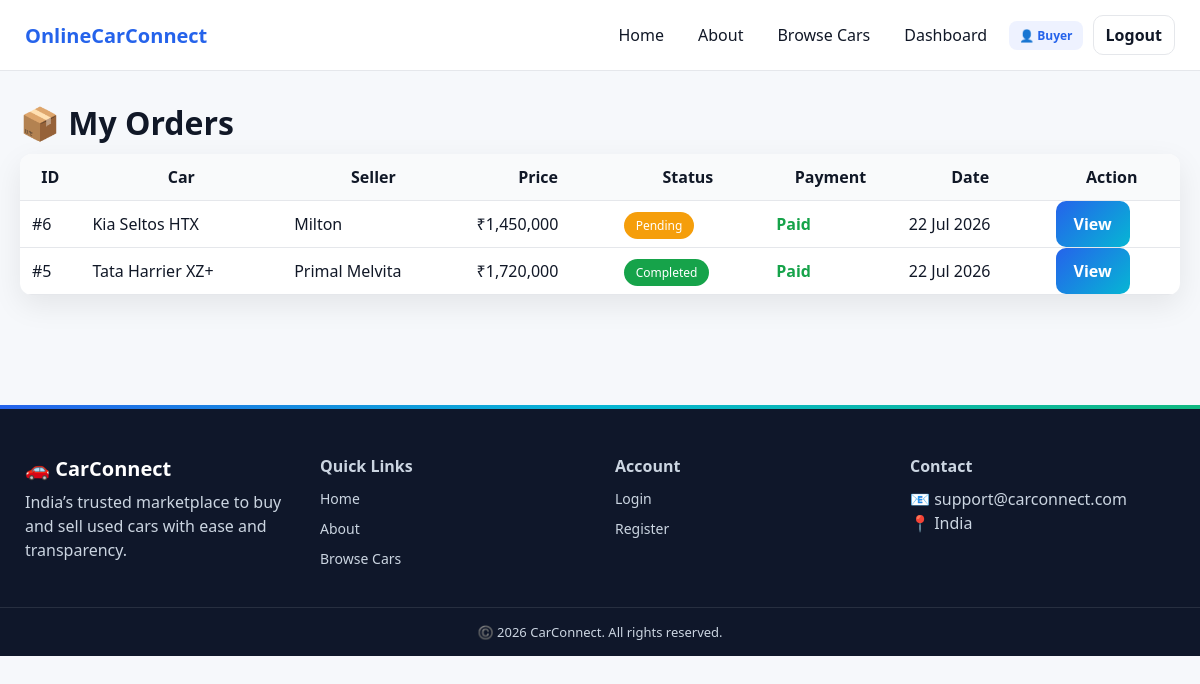
Page /buyer/order_history.php (signed in) on the committed database.
### tables this page shows
CREATE TABLE `orders` (
  `id` int(11) NOT NULL,
  `buyer_id` int(11) NOT NULL,
  `seller_id` int(11) NOT NULL,
  `car_id` int(11) NOT NULL,
  `total_price` decimal(12,2) NOT NULL,
  `order_status` enum('pending','completed','cancelled') DEFAULT 'pending',
  `created_at` timestamp NOT NULL DEFAULT current_timestamp()
);

CREATE TABLE `car_listings` (
  `id` int(11) NOT NULL,
  `seller_id` int(11) NOT NULL,
  `category_id` int(11) DEFAULT NULL,
  `make` varchar(100) NOT NULL,
  `model` varchar(100) NOT NULL,
  `year` int(11) NOT NULL,
  `price` decimal(12,2) NOT NULL,
  `mileage` int(11) DEFAULT 0,
  `fuel_type` varchar(50) DEFAULT NULL,
  `transmission` varchar(50) DEFAULT NULL,
  `description` text DEFAULT NULL,
  `image_path` varchar(255) DEFAULT NULL,
  `status` enum('pending','approved','rejected','sold') DEFAULT 'pending',
  `created_at` timestamp NOT NULL DEFAULT current_timestamp(),
  `color` varchar(30) DEFAULT NULL,
  `owner_type` varchar(30) DEFAULT NULL,
  `body_type` varchar(30) DEFAULT NULL,
  `seating_capacity` int(11) DEFAULT NULL,
  `location` varchar(100) DEFAULT NULL
);

CREATE TABLE `sellers` (
  `id` int(11) NOT NULL,
  `name` varchar(100) NOT NULL,
  `email` varchar(150) NOT NULL,
  `password` varchar(255) NOT NULL,
  `phone` varchar(20) DEFAULT NULL,
  `address` text DEFAULT NULL,
  `status` enum('active','inactive') DEFAULT 'active',
  `created_at` timestamp NOT NULL DEFAULT current_timestamp()
);

CREATE TABLE `payments` (
  `id` int(11) NOT NULL,
  `order_id` int(11) NOT NULL,
  `buyer_id` int(11) NOT NULL,
  `amount` decimal(12,2) NOT NULL,
  `payment_method` varchar(50) DEFAULT NULL,
  `payment_status` enum('pending','paid','failed') DEFAULT 'pending',
  `created_at` timestamp NOT NULL DEFAULT current_timestamp()
);

### includes/functions.php (called while the page is built, shortened)
<?php
function e($str){
    return htmlspecialchars((string)$str, ENT_QUOTES, 'UTF-8');
}
?>

### buyer/order_history.php (the view, shortened to what this page needs)
<?php
require_once "../includes/db_connect.php";
require_once "../includes/functions.php";
require_once "../includes/header.php";
$buyerId = (int)$_SESSION['user_id'];
$stmt = mysqli_prepare($conn,"
SELECT
o.id,
o.total_price,
o.order_status,
o.created_at,
c.make,
c.model,
s.name seller,
p.payment_status
FROM orders o
JOIN car_listings c ON c.id=o.car_id
JOIN sellers s ON s.id=o.seller_id
LEFT JOIN payments p ON p.order_id=o.id
WHERE o.buyer_id=?
ORDER BY o.id DESC
");
mysqli_stmt_bind_param($stmt,"i",$buyerId);
mysqli_stmt_execute($stmt);
$res = mysqli_stmt_get_result($stmt);
?>
<h1>📦 My Orders</h1>
<table class="table">
<tr>
<th>ID</th>
<th>Car</th>
<th>Seller</th>
<th>Price</th>
<th>Status</th>
<th>Payment</th>
<th>Date</th>
<th>Action</th>
</tr>
<?php if(mysqli_num_rows($res)>0): ?>
<?php while($r=mysqli_fetch_assoc($res)): ?>
<?php
$statusColor = "#999";
if($r['order_status']=="completed") $statusColor="#16a34a";
if($r['order_status']=="pending")   $statusColor="#f59e0b";
$payColor = "#999";
if($r['payment_status']=="paid")    $payColor="#16a34a";
?>
<tr>
<td>
#<?php echo intval($r['id']); ?>
</td>
<td>
<?php echo e($r['make']." ".$r['model']); ?>
</td>
<td>
<?php echo e($r['seller']); ?>
</td>
<td>
₹<?php echo number_format((float)$r['total_price']); ?>
</td>
<td>
<span style="background:<?php echo $statusColor; ?>;
color:#fff;
padding:5px 12px;
border-radius:20px;
font-size:12px">
<?php echo ucfirst($r['order_status']); ?>
</span>
</td>
<td>
<span style="color:<?php echo $payColor; ?>;
font-weight:700">
<?php echo ucfirst($r['payment_status'] ?? 'N/A'); ?>
</span>
</td>
<td>
<?php echo date("d M Y", strtotime($r['created_at'])); ?>
</td>
<td>
<a class="btn primary"
href="order_details.php?id=<?php echo $r['id']; ?>">
View
</a>
</td>
</tr>
<?php endwhile; ?>
<?php else: ?>
<tr>
<td colspan="8" style="text-align:center">No orders yet</td>
</tr>
<?php endif; ?>
</table>
<?php require_once "../includes/footer.php"; ?>

### assets/css/style.css (style rules this page uses)
* { margin:0; padding:0; box-sizing:border-box; scroll-behavior:smooth; }
body { font-family:system-ui,-apple-system,Segoe UI,Roboto; background:var(--bg); color:var(--text); }
a { text-decoration:none;color:inherit }
.btn { position:relative; padding:12px 18px; border-radius:10px; border:1px solid var(--border); background:#fff; cursor:pointer; font-weight:700; transition:0.3s; overflow:hidden; }
.btn.primary { background:var(--gradient); color:#fff; border:none; }
.btn::after { content:""; position:absolute; width:0%; height:100%; top:0; left:0; background:rgba(255,255,255,0.2); transition:0.4s; }
.table { width:100%; border-collapse:collapse; border-radius:12px; overflow:hidden; background:#fff; box-shadow:var(--shadow); }
.table th,.table td { padding:12px; border-bottom:1px solid var(--border); }
.table th { background:#f9fafb; }
.table td { vertical-align: middle; }
h1, h2 { margin-bottom: 10px; }

### rows in the picture
orders: id "6", car.model "Kia Seltos HTX", seller.name "Milton", total_price "1,450,000", order_status "Pending", payments.payment_status "Paid", created_at "22 Jul 2026"
orders: id "5", car.model "Tata Harrier XZ+", seller.name "Primal Melvita", total_price "1,720,000", order_status "Completed", payments.payment_status "Paid", created_at "22 Jul 2026"

### other values in the picture
$_SESSION['role'] "Buyer"
